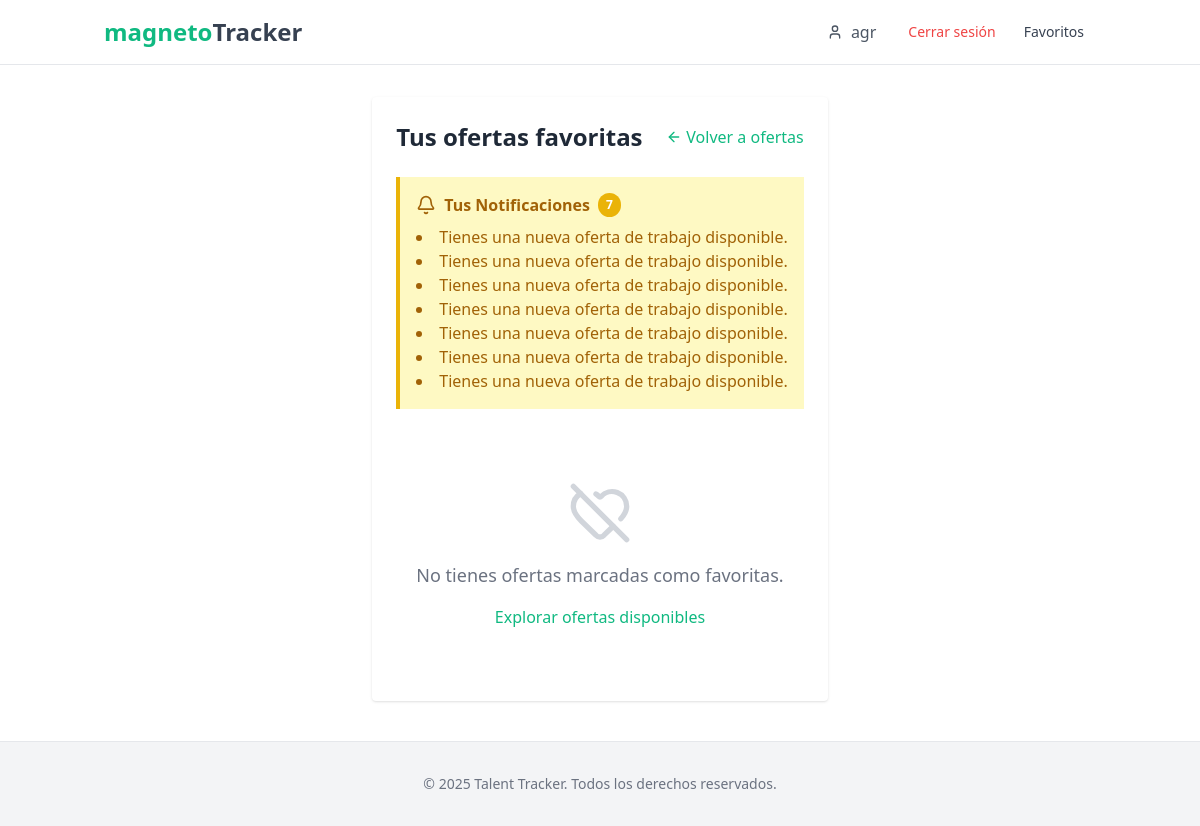
The page /favoritos/ (signed in) on the database its author committed.
### talentracker/models.py (models this page shows, shortened)
class Usuario(AbstractUser):
    TIPO_USUARIO_CHOICES = [
        ('empleado', 'Empleado'),
        ('empresa', 'Empresa'),
    ]
    tipo_usuario = models.CharField(max_length=10, choices=TIPO_USUARIO_CHOICES, default='empleado')
    telefono = models.CharField(max_length=15, blank=True, null=True)
    fecha_nacimiento = models.DateField(blank=True, null=True)
    curriculum = models.FileField(upload_to='curriculos/', null=True, blank=True)

class Notificacion(models.Model):
    TIPO_CHOICES = [
        ('vacante', 'Nueva vacante coincidente'),
        ('postulacion', 'Actualización de postulación'),
    ]
    usuario = models.ForeignKey(Usuario, on_delete=models.CASCADE, related_name='notificaciones')
    tipo = models.CharField(max_length=20, choices=TIPO_CHOICES)
    mensaje = models.TextField()
    oferta = models.ForeignKey(OfertaTrabajo, on_delete=models.CASCADE, null=True, blank=True)
    fecha_creacion = models.DateTimeField(auto_now_add=True)
    leida = models.BooleanField(default=False)
    class Meta:
        ordering = ['-fecha_creacion']

### talentracker/views.py (the view)
# urls.py: path('favoritos/', talenTracker.favoritos, name='favoritos'),
@login_required
def favoritos(request):
    if request.user.tipo_usuario != 'empleado':
        return redirect('dashboard')
    likes = LikeOferta.objects.filter(usuario=request.user).select_related('oferta')
    ofertas = [like.oferta for like in likes]
    return render(request, 'favoritos.html', {
        'ofertas': ofertas,
        'notificaciones': Notificacion.objects.filter(usuario=request.user)
    })

### talentracker/templates/favoritos.html (shortened to what this page needs)
{% extends 'base.html' %}
{% block content %}
<div class="max-w-6xl mx-auto bg-white shadow rounded p-6 mt-8">
    <div class="flex justify-between items-center mb-6">
        <h2 class="text-2xl font-bold text-gray-800">Tus ofertas favoritas</h2>
        <a href="{% url 'dashboard' %}" class="text-green-500 hover:text-green-600 flex items-center">
            <i data-lucide="arrow-left" class="h-4 w-4 mr-1"></i>
            Volver a ofertas
        </a>
    </div>
    {% if notificaciones %}
    <div class="bg-yellow-100 border-l-4 border-yellow-500 text-yellow-700 p-4 mb-6" role="alert">
        <p class="font-bold flex items-center">
            <i data-lucide="bell" class="h-5 w-5 mr-2"></i>
            Tus Notificaciones
            <span class="ml-2 inline-block bg-yellow-500 text-white text-xs font-semibold px-2 py-1 rounded-full">
                {{ notificaciones|length }}
            </span>
        </p>
        <ul class="mt-2 list-disc list-inside">
            {% for n in notificaciones %}
                <li>{{ n.mensaje }}</li>
            {% endfor %}
        </ul>
    </div>
    {% endif %}
    {% if ofertas %}
        {% for oferta in ofertas %}
        <div class="border-b border-gray-200 py-4 hover:bg-gray-50 transition-colors duration-150 rounded-md px-4">
            <div class="flex justify-between items-start">
                <div class="flex-1">
                    <h3 class="text-lg font-semibold text-gray-900">{{ oferta.titulo }}</h3>
                    <p class="text-gray-600 mt-1 mb-2">{{ oferta.descripcion }}</p>
                    <div class="flex flex-wrap gap-2 text-sm text-gray-500 mb-3">
                        <span class="inline-flex items-center px-2.5 py-0.5 rounded-full bg-gray-100 text-gray-800">
                            <i data-lucide="briefcase" class="h-3.5 w-3.5 mr-1"></i>
                            {{ oferta.industria|capfirst }}
                        </span>
                        <span class="inline-flex items-center px-2.5 py-0.5 rounded-full bg-gray-100 text-gray-800">
                            <i data-lucide="map-pin" class="h-3.5 w-3.5 mr-1"></i>
                            {{ oferta.ubicacion }}
                        </span>
                        <span class="inline-flex items-center px-2.5 py-0.5 rounded-full bg-gray-100 text-gray-800">
                            <i data-lucide="award" class="h-3.5 w-3.5 mr-1"></i>
                            {{ oferta.nivel_experiencia|capfirst }}
                        </span>
                        <span class="inline-flex items-center px-2.5 py-0.5 rounded-full bg-gray-100 text-gray-800">
                            <i data-lucide="{% if oferta.remoto == 'si' %}wifi{% elif oferta.remoto == 'mixto' %}git-branch{% else %}building{% endif %}" class="h-3.5 w-3.5 mr-1"></i>
                            {{ oferta.remoto|capfirst }}
                        </span>
                        <span class="inline-flex items-center px-2.5 py-0.5 rounded-full bg-gray-100 text-gray-800">
                            <i data-lucide="graduation-cap" class="h-3.5 w-3.5 mr-1"></i>
                            {{ oferta.nivel_academico|capfirst }}
                        </span>
                    </div>
                </div>
                <button class="like-btn flex items-center justify-center h-10 w-10 rounded-full hover:bg-gray-100 transition-colors duration-150 group" data-oferta-id="{{ oferta.id }}" aria-label="Quitar de favoritos">
                    <svg xmlns="http://www.w3.org/2000/svg" width="24" height="24" viewBox="0 0 24 24" fill="#10b981" stroke="#10b981" stroke-width="2" stroke-linecap="round" stroke-linejoin="round" class="heart-icon transition-all duration-300 transform group-hover:scale-110">
                        <path d="M20.84 4.61a5.5 5.5 0 0 0-7.78 0L12 5.67l-1.06-1.06a5.5 5.5 0 0 0-7.78 7.78l1.06 1.06L12 21.23l7.78-7.78 1.06-1.06a5.5 5.5 0 0 0 0-7.78z"></path>
                    </svg>
                </button>
            </div>
            <div class="mt-3">
                {% if oferta.id in postuladas %}
                <span class="inline-flex items-center text-green-600 font-semibold">
                    <i data-lucide="check-circle" class="h-5 w-5 mr-1"></i>
                    Ya postulaste
                </span>
                {% else %}
                <a href="{% url 'postular' oferta.id %}"
                    class="inline-flex items-center bg-green-500 hover:bg-green-600 text-white px-4 py-2 rounded text-sm transition-colors duration-150">
                    <i data-lucide="send" class="h-4 w-4 mr-2"></i>
                    Postularme
                </a>
                {% endif %}
            </div>
        </div>
        {% endfor %}
    {% else %}
        <div class="text-center py-12">
            <i data-lucide="heart-off" class="h-16 w-16 mx-auto text-gray-300 mb-4"></i>
            <p class="text-gray-500 text-lg">No tienes ofertas marcadas como favoritas.</p>
            <a href="{% url 'dashboard' %}" class="mt-4 inline-block text-green-500 hover:text-green-600 font-medium">
                Explorar ofertas disponibles
            </a>
        </div>
    {% endif %}
</div>
{% endblock %}

### talentracker/templates/base.html (shortened to what this page needs)
{% load static %}
<!DOCTYPE html>
<html lang="es">
<head>
    <script src="https://cdn.tailwindcss.com"></script>
</head>
<body class="min-h-screen bg-white flex flex-col">
    <nav class="border-b border-gray-200">
        <div class="container mx-auto px-4 py-3 flex items-center justify-between">
            <h1 class="text-2xl font-bold">
                <a href="{% url 'home' %}" class="text-green-500">magneto</span><span class="text-gray-700">Tracker</a>
            </h1>
            <div class="flex items-center space-x-4">
                {% if user.is_authenticated %}
                    <div class="flex items-center space-x-4">
                        <button class="flex items-center text-gray-600 px-4 py-2 rounded hover:bg-gray-100">
                            <i data-lucide="user" class="w-4 h-4 mr-2" aria-hidden="true"></i>
                            {{ user.username }}
                        </button>
                        <a href="{% url 'cerrar_sesion' %}" class="text-sm text-red-500 hover:underline">
                            Cerrar sesión
                        </a>
                        <a href="{% url 'favoritos' %}" class="px-3 py-2 rounded-md text-sm font-medium text-gray-700 hover:text-gray-900 hover:bg-gray-50">
                            Favoritos
                        </a>
                    </div>
                {% endif %}
            </div>
        </div>
    </nav>
        {% block content %}{% endblock %}
    <footer class="bg-gray-100 py-8 border-t border-gray-200 mt-10">
        <div class="container mx-auto px-4 text-center text-gray-500 text-sm">
            © {% now "Y" %} Talent Tracker. Todos los derechos reservados.
        </div>
    </footer>
</body>
</html>

### rows shown on the page
Usuario: username "agr"
Notificacion: mensaje "Tienes una nueva oferta de trabajo disponible."
Notificacion: mensaje "Tienes una nueva oferta de trabajo disponible."
Notificacion: mensaje "Tienes una nueva oferta de trabajo disponible."
Notificacion: mensaje "Tienes una nueva oferta de trabajo disponible."
Notificacion: mensaje "Tienes una nueva oferta de trabajo disponible."
Notificacion: mensaje "Tienes una nueva oferta de trabajo disponible."
Notificacion: mensaje "Tienes una nueva oferta de trabajo disponible."

### other values the page prints
{{ notificaciones|length }} "7"
